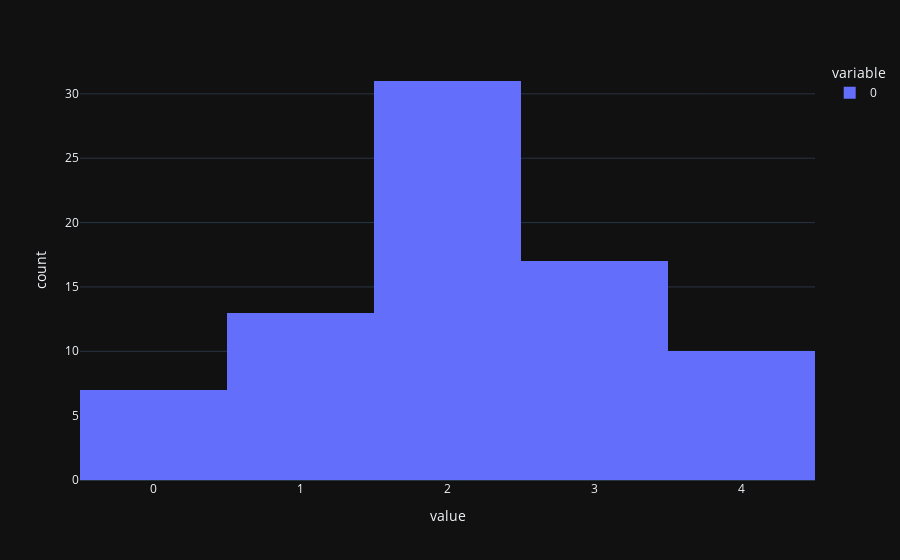

Source (notebook cell):
### Code cell
train_qrels_distances = get_qrels_distances(train_qrels)
test_qrels_distances = get_qrels_distances(test_qrels)
pagelist = list(train_qrels.keys())
i = 3
pagedist = np.array(train_qrels_distances[pagelist[i]])
fig = px.histogram(pagedist)
fig.show()

### Figure 1 — Plotly figure (JSON) as saved in the notebook; plotly's stock layout.template omitted (floating-point values rounded to 4 significant figures)
{"data": [{"alignmentgroup": "True", "bingroup": "x", "hovertemplate": "variable=0<br>value=%{x}<br>count=%{y}<extra></extra>", "legendgroup": "0", "marker": {"color": "#636efa", "pattern": {"shape": ""}}, "name": "0", "offsetgroup": "0", "orientation": "v", "showlegend": true, "x": [0.0, 0.0, 2.0, 2.0, 2.0, 2.0, 2.0, 1.0, 1.0, 1.0, 2.0, 2.0, 0.0, 2.0, 2.0, 2.0, 2.0, 2.0, 1.0, 1.0, 1.0, 2.0, 2.0, 2.0, 2.0, 2.0, 2.0, 2.0, 1.0, 1.0, 1.0, 2.0, 2.0, 2.0, 2.0, 2.0, 2.0, 3.0, 3.0, 3.0, 4.0, 4.0, 0.0, 2.0, 2.0, 3.0, 3.0, 3.0, 4.0, 4.0, 2.0, 2.0, 3.0, 3.0, 3.0, 4.0, 4.0, 0.0, 3.0, 3.0, 3.0, 4.0, 4.0, 3.0, 3.0, 3.0, 4.0, 4.0, 2.0, 2.0, 3.0, 3.0, 0.0, 1.0, 1.0, 1.0, 1.0, 0.0], "xaxis": "x", "yaxis": "y", "type": "histogram"}], "layout": {"xaxis": {"anchor": "y", "domain": [0.0, 1.0], "title": {"text": "value"}}, "yaxis": {"anchor": "x", "domain": [0.0, 1.0], "title": {"text": "count"}}, "legend": {"title": {"text": "variable"}, "tracegroupgap": 0}, "margin": {"t": 60}, "barmode": "relative"}}
